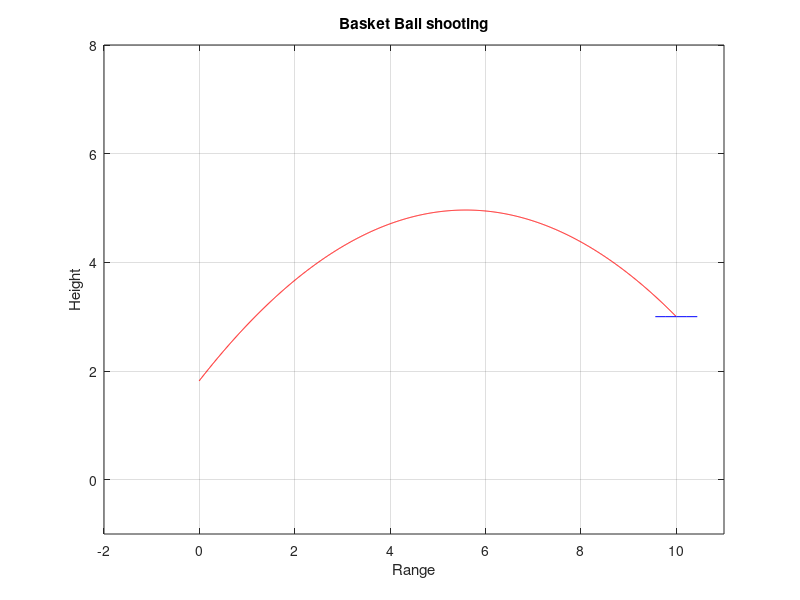

Reproduce this figure in MATLAB.
theta_1 = input('Enter Link-1 angle in degrees: ');
angular_vel_1 = input('Enter Link-1 angular velocity in rad/sec: ');
theta_2 = 120;

%theta_1 = theta_1 * pi/180
%theta_2 = theta_2 * pi/180


l1x = 1*(cosd(theta_1))
l1y = 1*(sind(theta_1))

l2x = 2*(cosd(theta_2))
l2y = 2*(sind(theta_2))

h = l1y + l2y
h_dash = 3 - h

init_len_part = abs(l2x)-l1x

Range = 10 + init_len_part

theta = (h_dash + sqrt((h_dash^2) + (Range^2))) / Range
theta = atand(theta)
%theta_rad = theta * pi/180

Vo = sqrt(9.8 * (h_dash + sqrt((h_dash^2) + (Range^2))))

y = Range * tand(theta) - ((9.8 *(Range^2)) / (2*(Vo^2)*((cosd(theta))^2)))

time = Range / (Vo * cosd(theta))
x_points = []
y_points = []
for i = 0:0.001:time
    x = Vo * i * cosd(theta)
    x_points = [x_points,x]
    
    y = (Vo * i * sind(theta)) - ((1/2)*9.8*(i^2))
    y = y + h
    y_points = [y_points,y]
end
x_points_with_init_part = x_points - init_len_part

x_line = [9.56,9.78,10,10.22,10.44]
y_line = [3,3,3,3,3]

plot(x_points_with_init_part, y_points, 'r'), xlabel('Range'), ylabel('Height'), title('Basket Ball shooting'),
grid on
axis([-2 11 -1 8])
hold on 
plot(x_line,y_line, 'b')

Output_1 = ['Angle for Link-2 = ',num2str(theta_2),' degrees']; 
Output_2 = ['Angular velocity of link-2 = ', num2str(Vo/2),' rad/sec'];

disp(Output_1)
disp(Output_2)












